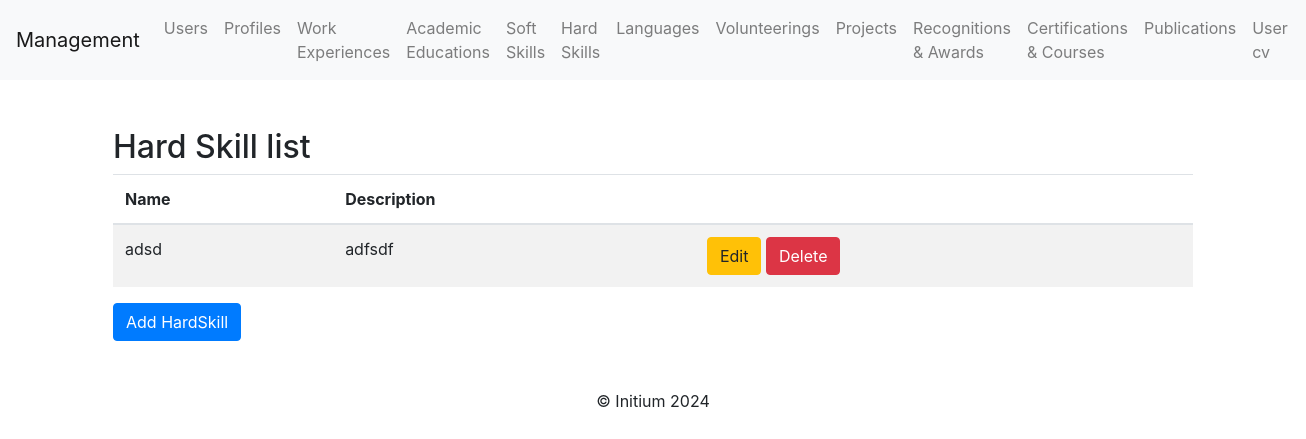
Before: /hard_skills/ with the older database file.
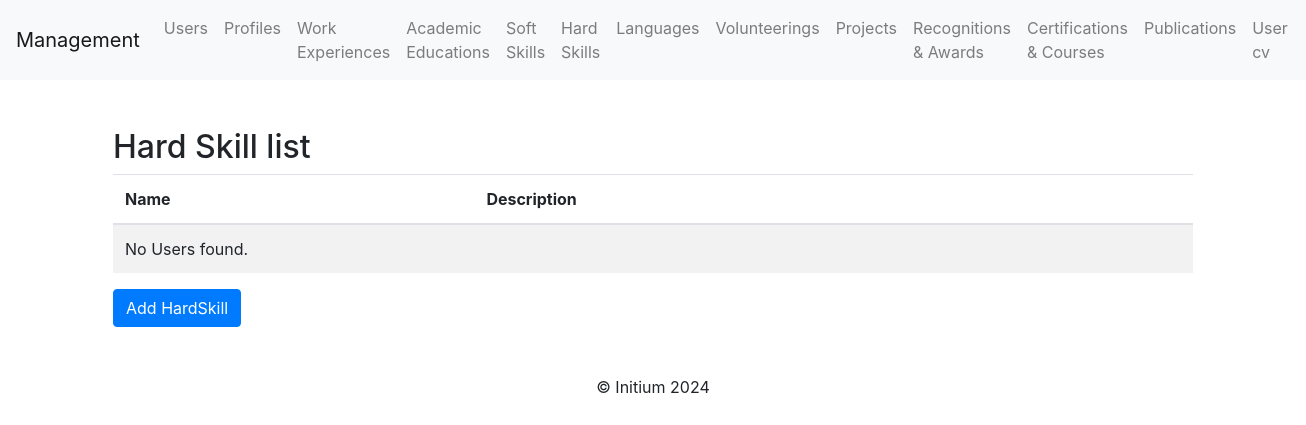
After: the same page with the newer database file.
### profile_cv/models.py (models this page shows)
class HardSkill(models.Model):
    name = models.CharField(max_length=50, choices=HardSkills.choices, blank=True, null=True)  # Name of the skill
    description = models.TextField(blank=True, null=True)  # Optional description

### profile_cv/views.py (the view)
# urls.py: path('hard_skills/', hardskill_list, name='hard_skill_list'),
def hardskill_list(request):
    hardskills = HardSkill.objects.all()
    return render(request, "hardskill/hardskill_list.html", {"hardskills": hardskills})

### profile_cv/templates/hardskill/hardskill_list.html (shortened to what this page needs)
{% extends 'base.html' %}
{% block content %}
<div class="container mt-5">
    <h2>Hard Skill list</h2>
    <table class="table table-striped">
        <thead>
            <tr>
                <th>Name</th>
                <th>Description</th>
                <th></th>
            </tr>
        </thead>
        <tbody>
            {% for hardskill in hardskills %}
            <tr>
                <td>{{ hardskill.name }}</td>
                <td>{{ hardskill.description }}</td>
                <td>
                    <a class="btn btn-warning" href="{% url 'hard_skill_update' hardskill.pk %}">Edit</a>
                    <a class="btn btn-danger" href="{% url 'hard_skill_delete' hardskill.pk %}">Delete</a>
                </td>
            </tr>
            {% empty %}
            <tr>
                <td colspan="4">No Users found.</td>
            </tr>
            {% endfor %}
        </tbody>
    </table>
    <a class="btn btn-primary" href="{% url 'hard_skill_create' %}">Add HardSkill</a>
</div>
{% endblock %}

Changed rows visible on the page:
removed HardSkill: name "adsd", description "adfsdf"
Other visible differences:
text now shown: "No Users found."
